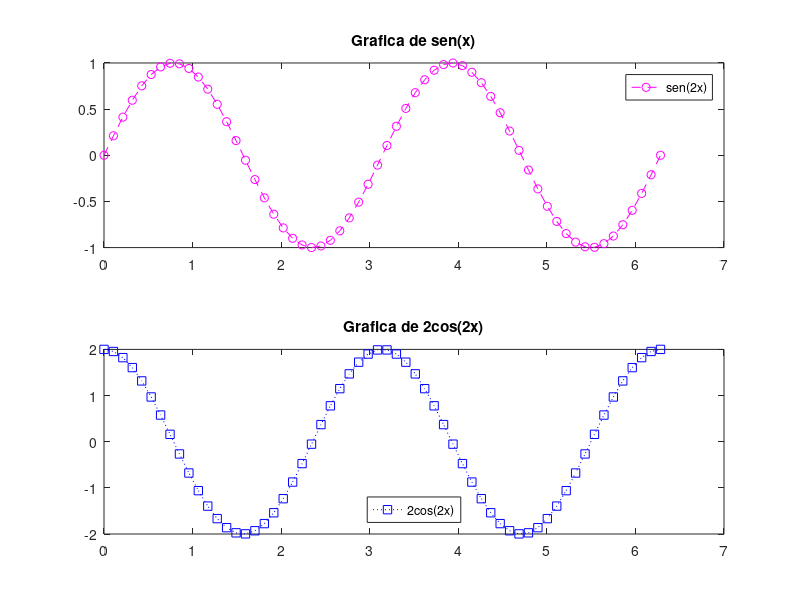

MATLAB code to generate this figure:
x = linspace(0,2*pi,60);

y1 = sin(2*x);

y2 = 2*cos(2*x);

subplot(2,1,1)
plot(x,y1, '--mo');
title('Grafica de sen(x)')

legend('sen(2x)', 'Location', 'northeast');

subplot(2,1,2);
plot(x,y2, ':bs')
title('Grafica de 2cos(2x)')
legend('2cos(2x)', 'Location', 'south')